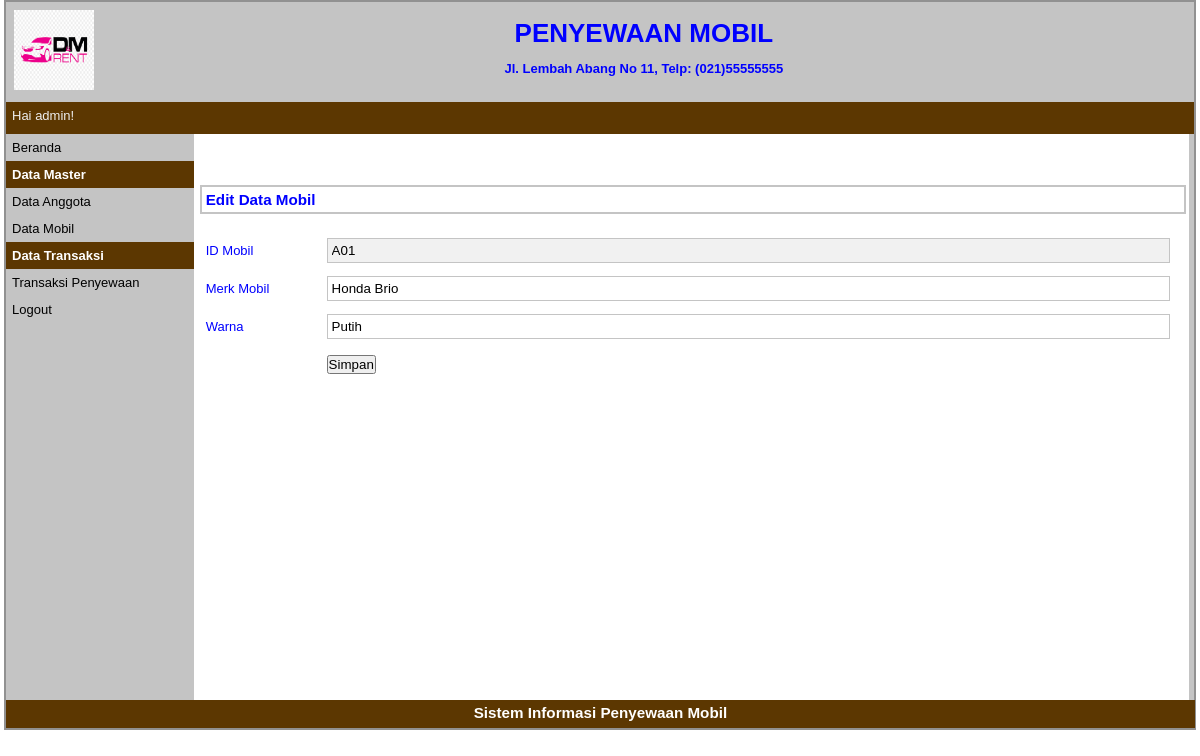
The app's page /index.php?p=mobil-edit&id=A01 (signed in) with its own data.
### tables this page shows
CREATE TABLE `tbmobil` (
  `idmobil` varchar(5) NOT NULL,
  `merkmobil` varchar(30) NOT NULL,
  `warna` varchar(20) NOT NULL
);

### pages/mobil-edit.php (the view, shortened to what this page needs)
<?php
	$id_mobil=$_GET['id'];
	$q_tampil_mobil=mysqli_query($db,"SELECT * FROM tbmobil WHERE idmobil='$id_mobil'");
	$r_tampil_mobil=mysqli_fetch_array($q_tampil_mobil);
?>
<div id="label-page"><h3>Edit Data Mobil</h3></div>
<div id="content">
	<form action="proses/mobil-edit-proses.php" method="post" enctype="multipart/form-data">
	<table id="tabel-input">
		<tr>
			<td class="label-formulir">ID Mobil</td>
			<td class="isian-formulir"><input type="text" name="id_mobil" value="<?php echo $r_tampil_mobil['idmobil']; ?>" readonly="readonly" class="isian-formulir isian-formulir-border warna-formulir-disabled"></td>
		</tr>
		<tr>
			<td class="label-formulir">Merk Mobil</td>
			<td class="isian-formulir"><input type="text" name="merk_mobil" value="<?php echo $r_tampil_mobil['merkmobil']; ?>" class="isian-formulir isian-formulir-border"></td>
		</tr>
		<tr>
			<td class="label-formulir">Warna</td>
			<td class="isian-formulir"><input type="text" name="warna" value="<?php echo $r_tampil_mobil['warna']; ?>" class="isian-formulir isian-formulir-border"></td>
		</tr>
		<tr>
			<td class="label-formulir"></td>
			<td class="isian-formulir"><input type="submit" name="simpan" value="Simpan" id="tombol-simpan"></td>
		</tr>
	</table>
	</form>
</div>

### style.css (style rules this page uses)
* { margin:0px; padding:0px }
body { font-family:sans-serif; font-size:13px; color:blue; }
#label-page { margin-top:6px; margin-bottom:6px; margin-left:6px; border:2px solid #C4C4C4; padding:4px; width:97.9%; }
#content { float:left; width:96.8%; min-height:454px; background-image : border:2px solid #C4C4C4; padding:10px; margin-bottom:6px; }
#tabel-input { width:100%; }
.label-formulir { width:12%; height:36px; margin:20px; }
.isian-formulir { width:80%; padding:4px; width:99.8%; }
.isian-formulir-border { border:1px solid #C4C4C4; }
.warna-formulir-disabled { background-color:#F1F1F1; }

### records on screen
tbmobil: id_mobil "A01", merk_mobil "Honda Brio", warna "Putih"

### other values on screen
$_SESSION['sesi'] "admin"
